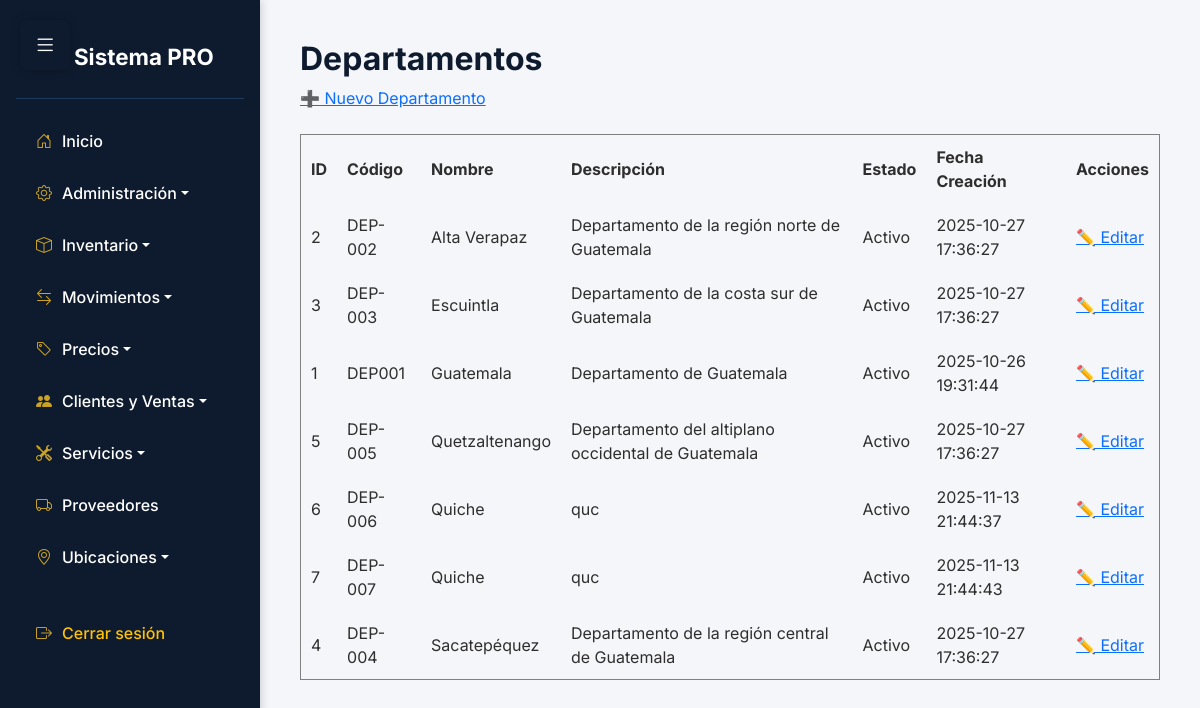
Page /app/vista/Departamentos/listar.php (signed in) on the committed database.
### tables this page shows
CREATE TABLE `departamentos` (
  `id_departamento` int NOT NULL,
  `codigo_departamento` varchar(10) NOT NULL,
  `nombre_departamento` varchar(100) NOT NULL,
  `descripcion` text,
  `estado_id` int NOT NULL,
  `creado_en` datetime DEFAULT CURRENT_TIMESTAMP,
  `actualizado_en` datetime DEFAULT NULL ON UPDATE CURRENT_TIMESTAMP
);

### app/Conexion/Conexion.php (called while the page is built)
<?php
class Conexion {
    private $conexion;
    private $host = 'localhost';
    private $dbName = 'aegis';
    private $username = 'root';
    private $password = '';
    public function __construct() {
        try {
            $this->conexion = new PDO(
                "mysql:host=$this->host;dbname=$this->dbName",
                $this->username,
                $this->password
            );
            $this->conexion->setAttribute(PDO::ATTR_ERRMODE, PDO::ERRMODE_EXCEPTION);
        } catch (PDOException $e) {
            die("Error de conexión: " . $e->getMessage());
        }
    }
    public function getConexion() {
        return $this->conexion;
    }
}
?>

### app/Controlador/DepartamentosControlador.php (called while the page is built, shortened)
<?php
require_once __DIR__ . '/../Modelo/Departamento.php';
class DepartamentosControlador {
    private $modelo;
    public function __construct() {
        $this->modelo = new Departamento();
    }
    public function listar() {
        return $this->modelo->listar();
    }
}

### app/Modelo/Departamento.php (called while the page is built, shortened)
<?php
require_once __DIR__ . '/../Conexion/Conexion.php';
class Departamento {
    private $conexion;
    public function __construct() {
        $this->conexion = new Conexion();
    }
    public function listar() {
        $sql = "SELECT d.id_departamento,
                       d.codigo_departamento,
                       d.nombre_departamento,
                       d.descripcion,
                       CASE WHEN d.estado_id = 1 THEN 'Activo' ELSE 'Inactivo' END AS estado,
                       d.creado_en,
                       d.actualizado_en
                FROM departamentos d
                ORDER BY d.nombre_departamento ASC";
        $stmt = $this->conexion->getConexion()->prepare($sql);
        $stmt->execute();
        return $stmt->fetchAll(PDO::FETCH_ASSOC);
    }
}

### app/Vista/Departamentos/listar.php (the view, shortened to what this page needs)
<?php
require_once '../../Controlador/DepartamentosControlador.php';
include '../../../includes/sidebar.php';
$controlador = new DepartamentosControlador();
$departamentos = $controlador->listar();
?>
<h2>Departamentos</h2>
<a href="nuevo.php">➕ Nuevo Departamento</a>
<br><br>
<table border="1" cellpadding="10" cellspacing="0">
    <thead>
        <tr>
            <th>ID</th>
            <th>Código</th>
            <th>Nombre</th>
            <th>Descripción</th>
            <th>Estado</th>
            <th>Fecha Creación</th>
            <th>Acciones</th>
        </tr>
    </thead>
    <tbody>
        <?php if (empty($departamentos)): ?>
            <tr>
                <td colspan="7" style="text-align:center;">No hay departamentos registrados</td>
            </tr>
        <?php else: ?>
            <?php foreach ($departamentos as $d): ?>
                <tr>
                    <td><?= htmlspecialchars($d['id_departamento']) ?></td>
                    <td><?= htmlspecialchars($d['codigo_departamento']) ?></td>
                    <td><?= htmlspecialchars($d['nombre_departamento']) ?></td>
                    <td><?= htmlspecialchars($d['descripcion'] ?? '-') ?></td>
                    <td><?= htmlspecialchars($d['estado']) ?></td>
                    <td><?= htmlspecialchars($d['creado_en']) ?></td>
                    <td>
                        <a href="editar.php?id=<?= $d['id_departamento'] ?>">✏️ Editar</a>
                 </td>
                </tr>
            <?php endforeach; ?>
        <?php endif; ?>
    </tbody>
</table>

### includes/sidebar.php (style rules this page uses)
:root { --sidebar-bg: #0e1b2f; --sidebar-hover: #1f3a5f; --accent-gold: #c9a227; --body-bg: #f4f6f9; --text-light: #ffffff; --text-dark: #2e2e2e; }
body { font-family: 'Inter', sans-serif; background-color: var(--body-bg); color: var(--text-dark); margin: 0; padding: 0; }
h1, h2, h3 { color: var(--sidebar-bg); font-weight: 700; }

### rows in the picture
departamentos: id_departamento "2", codigo_departamento "DEP-002", nombre_departamento "Alta Verapaz", descripcion "Departamento de la región norte de Guatemala", estado "Activo", creado_en "2025-10-27 17:36:27"
departamentos: id_departamento "3", codigo_departamento "DEP-003", nombre_departamento "Escuintla", descripcion "Departamento de la costa sur de Guatemala", estado "Activo", creado_en "2025-10-27 17:36:27"
departamentos: id_departamento "1", codigo_departamento "DEP001", nombre_departamento "Guatemala", descripcion "Departamento de Guatemala", estado "Activo", creado_en "2025-10-26 19:31:44"
departamentos: id_departamento "5", codigo_departamento "DEP-005", nombre_departamento "Quetzaltenango", descripcion "Departamento del altiplano occidental de Guatemala", estado "Activo", creado_en "2025-10-27 17:36:27"
departamentos: id_departamento "6", codigo_departamento "DEP-006", nombre_departamento "Quiche", descripcion "quc", estado "Activo", creado_en "2025-11-13 21:44:37"
departamentos: id_departamento "7", codigo_departamento "DEP-007", nombre_departamento "Quiche", descripcion "quc", estado "Activo", creado_en "2025-11-13 21:44:43"
departamentos: id_departamento "4", codigo_departamento "DEP-004", nombre_departamento "Sacatepéquez", descripcion "Departamento de la región central de Guatemala", estado "Activo", creado_en "2025-10-27 17:36:27"
